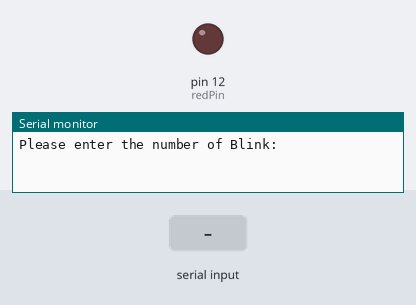
This sketch was run on a simulated Arduino Uno, built with avr-gcc and run on an emulated ATmega328P. Parts: output pins drawn as LEDs (lit = HIGH), the last lines printed to the serial monitor. Dashed ring = blinking. The inputs (shaded band) are chosen by the test bench.

Above: at 1.2 s.
1.3 s: "90,45\n" received over Serial
At 1.7 s:
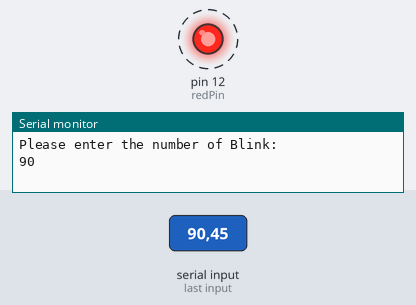
Timing chart, 0 to 10.3 s (numbered marks = the images above; inputs shaded):
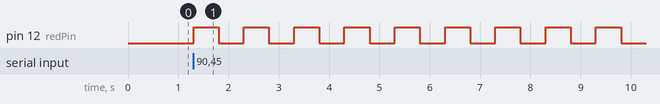

The sketch:

ReadingNumbersSerialMonitor.ino
```cpp
int myNumber;
String msg = "Please enter the number of Blink: ";
int redPin = 12;
int delayTime = 500;

void setup() {
  // put your setup code here, to run once:
  Serial.begin(9600);
  pinMode(redPin, OUTPUT);
}

void loop() {
  // put your main code here, to run repeatedly:
  Serial.println(msg);
  while (Serial.available() == 0) {

  }
  myNumber = Serial.parseInt();
  Serial.println(myNumber);
  for (int i = 1; i <= myNumber; i++) {
    digitalWrite(redPin, HIGH);
    delay(delayTime);
    digitalWrite(redPin, LOW);
    delay(delayTime);
    Serial.print("Blink number ");
    Serial.println(i);
  }
}
```

Measured:
- after the input at 1.3 s, pin 12 (redPin): alternates HIGH for 0.50 s and LOW for 0.50 s, starting at once
